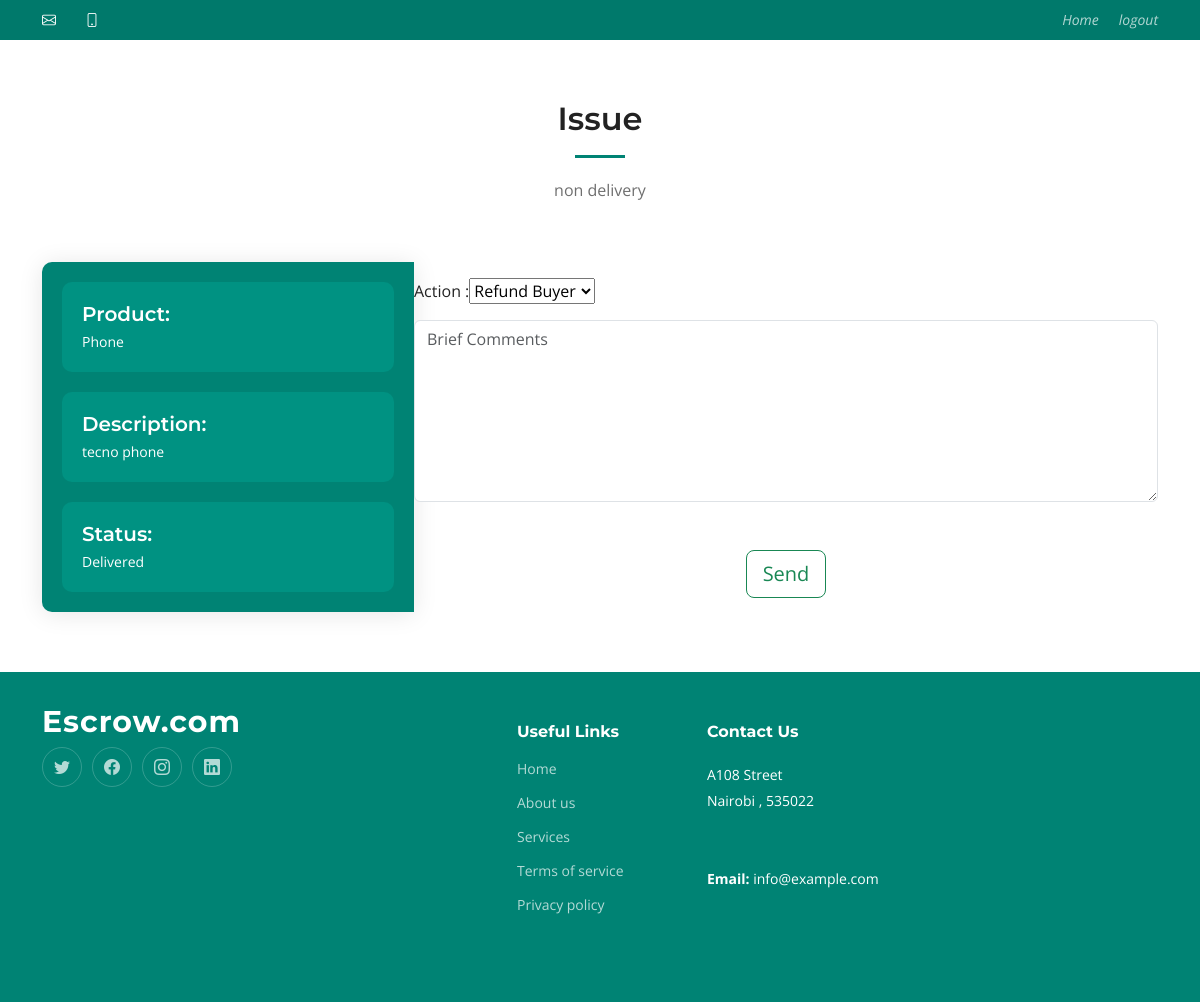
Page /respond-complaint/1/ on the committed database.
### Main/models.py (models this page shows, shortened)
class Complaint(models.Model):
    transaction = models.ForeignKey(Transaction, on_delete=models.CASCADE)
    issue =  models.CharField(max_length=100)
    status = models.TextField(choices=(('Pending', 'Pending'), ('Resolved', 'Resolved')),default="Pending")

class Transaction(models.Model):
    sender = models.ForeignKey(Trader, on_delete=models.CASCADE, related_name='sent_transactions')
    receiver = models.ForeignKey(Trader, on_delete=models.CASCADE, related_name='received_transactions')
    time = models.DateTimeField(auto_now=True)
    amount = models.DecimalField(max_digits=20, decimal_places=2, default=0.00)
    product = models.CharField(max_length=100)
    description = models.CharField(max_length=100)
    status = models.TextField(choices=(('Accepted', 'Accepted'), ('Pending', 'Pending'),('Rejected', 'Rejected'),('Delivered', 'Delivered')))
    security_key = models.CharField(max_length=10,default="0000000000")

### Main/views.py (the view, shortened to what this page needs)
# urls.py: path('respond-complaint/<str:pk>/', respond_complaint, name="respond-complaint"),
def respond_complaint(request, pk):
    complaint = Complaint.objects.get(pk=pk)
    msg=None
    return render(request, "main/respond_complaints.html", {"complaint":complaint,"msg":msg})

### templates/main/respond_complaints.html (shortened to what this page needs)
<!DOCTYPE html>
<html lang="en">
<head>
  {% load static %}
  <link href="{% static 'home/assets/vendor/bootstrap/css/bootstrap.min.css' %}" rel="stylesheet">
  <link href="{% static 'home/assets/vendor/bootstrap-icons/bootstrap-icons.css' %}" rel="stylesheet">
  <link href="{% static 'home/assets/vendor/aos/aos.css' %}" rel="stylesheet">
  <link href="{% static 'home/assets/vendor/glightbox/css/glightbox.min.css' %}" rel="stylesheet">
  <link href="{% static 'home/assets/vendor/swiper/swiper-bundle.min.css' %}" rel="stylesheet">
  <link href="{% static 'home//assets/css/main.css' %}" rel="stylesheet">
</head>
<body>
  <section id="topbar" class="topbar d-flex align-items-center">
    <div class="container d-flex justify-content-center justify-content-md-between">
      <div class="contact-info d-flex align-items-center">
        <i class="bi bi-envelope d-flex align-items-center"><a href="#">{{ user.email }}</a></i>
        <i class="bi bi-phone d-flex align-items-center ms-4"></i>
      </div>
      <div class="social-links d-none d-md-flex align-items-center">
        <a href="{% url 'intermediary' %}" class=""><i class="bi">Home</i></i></a>
        <a href="{% url 'logout' %}" ><i>logout</i></i></a>
      </div>
    </div>
  </section>
  <main id="main">
     <section id="contact" class="contact">
      <div class="container" data-aos="fade-up">
        {% if msg %}
        <div class="section-header">
          <h2>Issue</h2>
          <p> {{ complaint.issue }}</p>
        </div>
        <div class="section-header"> <span class="mx-auto">{{  msg }}<span></div>
        {% else %}
         <div class="section-header">
          <h2>Issue</h2>
          <p> {{ complaint.issue }}</p>
        </div>
        <div class="row gx-lg-0 gy-4">
          <div class="col-lg-4">
            <div class="info-container d-flex flex-column align-items-center justify-content-center">
              <div class="info-item d-flex">
                <div>
                  <h4>Product: </h4>
                  <p>{{ complaint.transaction.product }}</p>
                </div>
              </div>
              <div class="info-item d-flex">
                <div>
                  <h4>Description:</h4>
                  <p>{{ complaint.transaction.description }}</p>
                </div>
              </div>
              <div class="info-item d-flex">
                <div>
                  <h4>Status:</h4>
                  <p>{{ complaint.transaction.status }}</p>
                </div>
              </div>
            </div>
          </div>
          <div class="col-lg-8">
            <form method="post" role="form" >
              <div class="form-group mt-3">
                <label>Action : </label><select name="action">
                  <option value="accept">Refund Buyer</option>
                </select>
              </div>
              <div class="form-group mt-3">
                <textarea class="form-control" name="complaint" rows="7" placeholder="Brief Comments" required></textarea>
              </div>
              <div class="text-center"><button type="submit" class="btn btn-lg btn-outline-success mt-5">Send</button></div>
            </form>
          </div>
        </div>
        {% endif %}
      </div>
    </section>
  </main>
  <footer id="footer" class="footer">
    <div class="container">
      <div class="row gy-4">
        <div class="col-lg-5 col-md-12 footer-info">
          <a href="index.html" class="logo d-flex align-items-center">
            <span>Escrow.com</span>
          </a>
          <div class="social-links d-flex mt-4">
            <a href="#" class="twitter"><i class="bi bi-twitter"></i></a>
            <a href="#" class="facebook"><i class="bi bi-facebook"></i></a>
            <a href="#" class="instagram"><i class="bi bi-instagram"></i></a>
            <a href="#" class="linkedin"><i class="bi bi-linkedin"></i></a>
          </div>
        </div>
        <div class="col-lg-2 col-6 footer-links">
          <h4>Useful Links</h4>
          <ul>
            <li><a href="#">Home</a></li>
            <li><a href="#">About us</a></li>
            <li><a href="#">Services</a></li>
            <li><a href="#">Terms of service</a></li>
            <li><a href="#">Privacy policy</a></li>
          </ul>
        </div>
        <div class="col-lg-3 col-md-12 footer-contact text-center text-md-start">
          <h4>Contact Us</h4>
          <p>
            A108  Street <br>
            Nairobi , 535022<br>
             <br><br>
            <strong>Email:</strong> info@example.com<br>
          </p>
        </div>
      </div>
    </div>
  </footer>
</body>
</html>

### static/home/assets/css/main.css (style rules this page uses)
:root { --font-default: "Open Sans", system-ui, -apple-system, "Segoe UI", Roboto, "Helvetica Neue", Arial, "Noto Sans", "Liberation Sans", sans-serif, "Apple Color Emoji", "Segoe UI Emoji", "Segoe UI Symbol", "Noto Color Emoji"; --font-primary: "Montserrat", sans-serif; --font-secondary: "Poppins", sans-serif; }
:root { --color-default: #222222; --color-primary: #008374; --color-secondary: #f85a40; }
:root { scroll-behavior: smooth; }
body { font-family: var(--font-default); color: var(--color-default); }
a { color: var(--color-primary); text-decoration: none; }
h1, h2, h3, h4, h5, h6 { font-family: var(--font-primary); }
section { padding: 60px 0; overflow: hidden; scroll-margin-top: 70px; overflow: clip; }
.section-header { text-align: center; padding-bottom: 60px; }
.section-header h2 { font-size: 32px; font-weight: 600; margin-bottom: 20px; padding-bottom: 20px; position: relative; }
.section-header h2:after { content: ""; position: absolute; display: block; width: 50px; height: 3px; background: var(--color-primary); left: 0; right: 0; bottom: 0; margin: auto; }
.section-header p { margin-bottom: 0; color: #6f6f6f; }
.topbar { background: #00796b; height: 40px; font-size: 14px; transition: all 0.5s; color: #fff; padding: 0; }
.topbar .contact-info i { font-style: normal; color: #fff; line-height: 0; }
.topbar .social-links a { color: rgba(255, 255, 255, 0.7); line-height: 0; transition: 0.3s; margin-left: 20px; }
.contact .info-container { background-color: var(--color-primary); height: 100%; padding: 20px; border-radius: 10px 0 0 10px; box-shadow: 0px 2px 25px rgba(0, 0, 0, 0.1); }
.contact .info-item { width: 100%; background-color: #009282; margin-bottom: 20px; padding: 20px; border-radius: 10px; color: #fff; }
.contact .info-item:last-child { margin-bottom: 0; }
.contact .info-item h4 { padding: 0; font-size: 20px; font-weight: 600; margin-bottom: 5px; }
.contact .info-item p { padding: 0; margin-bottom: 0; font-size: 14px; }
.footer { font-size: 14px; background-color: var(--color-primary); padding: 50px 0; color: white; }
.footer .footer-info .logo { line-height: 0; margin-bottom: 25px; }
.footer .footer-info .logo span { font-size: 30px; font-weight: 700; letter-spacing: 1px; color: #fff; font-family: var(--font-primary); }
.footer .social-links a { display: flex; align-items: center; justify-content: center; width: 40px; height: 40px; border-radius: 50%; border: 1px solid rgba(255, 255, 255, 0.2); font-size: 16px; color: rgba(255, 255, 255, 0.7); margin-right: 10px; transition: 0.3s; }
.footer h4 { font-size: 16px; font-weight: bold; position: relative; padding-bottom: 12px; }
.footer .footer-links { margin-bottom: 30px; }
.footer .footer-links ul { list-style: none; padding: 0; margin: 0; }
.footer .footer-links ul li { padding: 10px 0; display: flex; align-items: center; }
.footer .footer-links ul li:first-child { padding-top: 0; }
.footer .footer-links ul a { color: rgba(255, 255, 255, 0.7); transition: 0.3s; display: inline-block; line-height: 1; }
.footer .footer-contact p { line-height: 26px; }

### rows in the picture
Complaint: issue "non delivery", transaction.product "Phone", transaction.description "tecno phone", transaction.status "Delivered"
